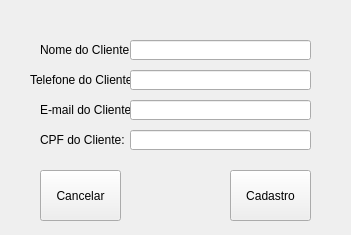
<?xml version="1.0" encoding="UTF-8"?>
<ui version="4.0">
 <class>cadastro_cli</class>
 <widget class="QWidget" name="cadastro_cli">
  <property name="geometry">
   <rect>
    <x>0</x>
    <y>0</y>
    <width>351</width>
    <height>235</height>
   </rect>
  </property>
  <property name="windowTitle">
   <string>Form</string>
  </property>
  <widget class="QLabel" name="NameClient">
   <property name="geometry">
    <rect>
     <x>40</x>
     <y>40</y>
     <width>91</width>
     <height>20</height>
    </rect>
   </property>
   <property name="text">
    <string>Nome do Cliente</string>
   </property>
  </widget>
  <widget class="QLineEdit" name="search_name">
   <property name="geometry">
    <rect>
     <x>130</x>
     <y>40</y>
     <width>181</width>
     <height>20</height>
    </rect>
   </property>
  </widget>
  <widget class="QLabel" name="TelefoneClient">
   <property name="geometry">
    <rect>
     <x>30</x>
     <y>70</y>
     <width>101</width>
     <height>20</height>
    </rect>
   </property>
   <property name="text">
    <string>Telefone do Cliente:</string>
   </property>
  </widget>
  <widget class="QLineEdit" name="search_telefone">
   <property name="geometry">
    <rect>
     <x>130</x>
     <y>70</y>
     <width>181</width>
     <height>20</height>
    </rect>
   </property>
  </widget>
  <widget class="QLabel" name="EmailClient">
   <property name="geometry">
    <rect>
     <x>40</x>
     <y>100</y>
     <width>91</width>
     <height>20</height>
    </rect>
   </property>
   <property name="text">
    <string>E-mail do Cliente:</string>
   </property>
  </widget>
  <widget class="QLineEdit" name="search_Email">
   <property name="geometry">
    <rect>
     <x>130</x>
     <y>100</y>
     <width>181</width>
     <height>20</height>
    </rect>
   </property>
  </widget>
  <widget class="QLabel" name="CPFClient">
   <property name="geometry">
    <rect>
     <x>40</x>
     <y>130</y>
     <width>91</width>
     <height>20</height>
    </rect>
   </property>
   <property name="text">
    <string>CPF do Cliente:</string>
   </property>
  </widget>
  <widget class="QLineEdit" name="search_cpf">
   <property name="geometry">
    <rect>
     <x>130</x>
     <y>130</y>
     <width>181</width>
     <height>20</height>
    </rect>
   </property>
  </widget>
  <widget class="QPushButton" name="cancelar_button">
   <property name="geometry">
    <rect>
     <x>40</x>
     <y>170</y>
     <width>81</width>
     <height>51</height>
    </rect>
   </property>
   <property name="styleSheet">
    <string notr="true">image: url(:cliente/logo_cliente/cliente.png)</string>
   </property>
   <property name="text">
    <string>Cancelar</string>
   </property>
   <property name="icon">
    <iconset>
     <normaloff>:/logo_excluir/excluir.png</normaloff>:/logo_excluir/excluir.png</iconset>
   </property>
  </widget>
  <widget class="QPushButton" name="cadastroCli_button">
   <property name="geometry">
    <rect>
     <x>230</x>
     <y>170</y>
     <width>81</width>
     <height>51</height>
    </rect>
   </property>
   <property name="styleSheet">
    <string notr="true">image: url(:/logo_cadastro/cadastrar.png)</string>
   </property>
   <property name="text">
    <string>Cadastro</string>
   </property>
   <property name="icon">
    <iconset>
     <normaloff>:/logo_cadastro/cadastrar.png</normaloff>:/logo_cadastro/cadastrar.png</iconset>
   </property>
  </widget>
 </widget>
 <resources>
  <include location="logo_excluir.qrc"/>
  <include location="logo_cadastro.qrc"/>
 </resources>
 <connections/>
</ui>
